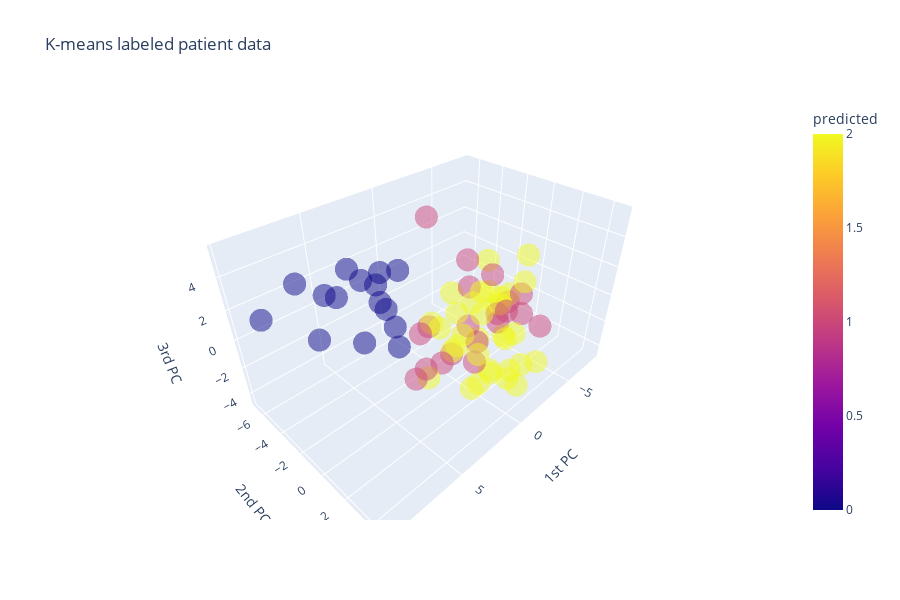

The code cell stored with this chart in its notebook:
### Code cell
data = pd.DataFrame(pats_pca[:,:3], columns=["1st PC", "2nd PC", "3rd PC"])
plot_kmeans_patient(data, predicted)
